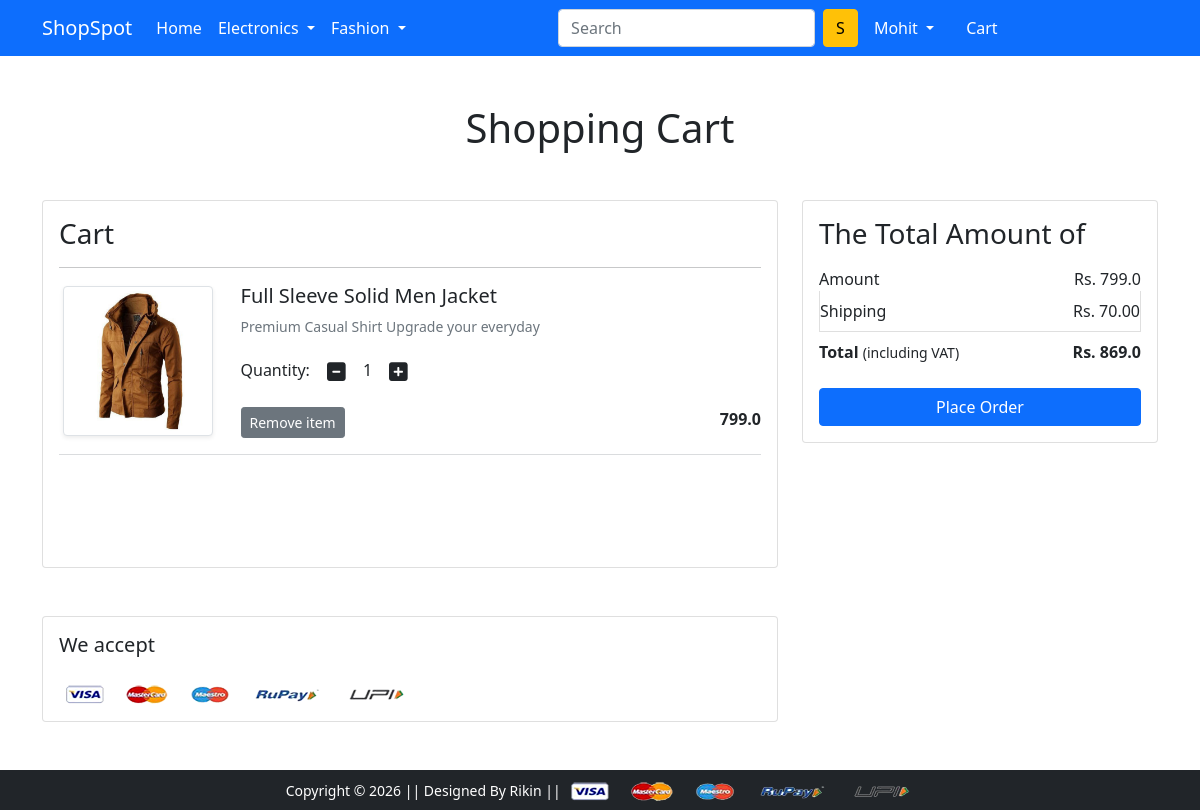
The app's page /cart/ (signed in) with its own data.
### app/models.py (models this page shows, shortened)
class cart(models.Model):
    user = models.ForeignKey(User, on_delete=models.CASCADE)
    product = models.ForeignKey(Product, on_delete=models.CASCADE)
    quantity = models.PositiveIntegerField(default=1)

class Product(models.Model):
    tittle = models.CharField(max_length=100)
    selling_price = models.FloatField()
    discounted_price = models.FloatField()
    description = models.TextField()
    brand = models.CharField(max_length=100)
    category = models.CharField(choices=CATEGORY_CHOICE, max_length=4)
    product_image = models.ImageField(upload_to='produtimg')

### app/views.py (the view)
# urls.py: path('cart/',views.show_cart, name='showcart'),
def show_cart(request):
    if request.user.is_authenticated:
        user = request.user
        carts = cart.objects.filter(user=user)
        amount = 0.0
        shipping_amount = 70.0
        total_amount = 0.0
        cart_product = [p for p in cart.objects.all() if p.user == user]
    if cart_product:
       for p in cart_product:
          tempamount = (p.quantity * p.product.selling_price)
          amount += tempamount
          total_amount = amount + shipping_amount
    return render(request, 'app/addtocart.html', {'carts': carts,'total_amount': total_amount, 'amount':amount })

### app/templates/app/addtocart.html (shortened to what this page needs)
{% extends 'app/base.html' %}
{% load static %}
{% block main-content %}
<div class="container my-5">
 <div class="row">
  <h1 class="text-center mb-5">Shopping Cart</h1>
  <div class="col-sm-8">
  <div class="card">
   <div class="card-body">
    <h3>Cart</h3>
    {% for cart  in carts %}
    <hr>
    <div class="row">
     <div class="col-sm-3 text-center align-self-center"><img src="{{cart.product.product_image.url}}" alt="" srcset="" class="img-fluid img-thumbnail shadow-sm" height="150" width="150"> </div>
     <div class="col-sm-9">
      <div>
       <h5>{{cart.product.tittle}}</h5>
       <p class="mb-2 text-muted small">{{cart.product.description}}</p>
       <div class="my-3">
        <label for="quantity">Quantity:</label>
        <a class="minus-cart btn" pid="{{cart.product.id}}"><i class="fas fa-minus-square fa-lg"></i></a>
          <span id="quantity">{{cart.quantity}}</span>
        <a class="plus-cart btn"  pid="{{cart.product.id}}"><i class="fas fa-plus-square fa-lg"></i></a>
       </div>
       <div class="d-flex justify-content-between">
        <a href="#" class="btn btn-sm btn-secondary mr-3 remove-cart"  pid="{{cart.product.id}}">Remove item </a>
        <p class="mb-0"><span><strong>{{cart.product.selling_price}}</strong></span></p>
       </div>
      </div>
     </div>
    </div>
    {% endfor %}
    <hr class="text-muted">
   </div>
   </div>
  </div>
  <div class="col-sm-4">
   <div class="card">
    <div class="card-body">
      <h3>The Total Amount of</h3>
      <ul class="list-group">
       <li class="list-group-item d-flex justify-content-between align-items-center border-0 px-0 pb-0">Amount<span>Rs. <span id="amount">{{amount}}</span> </span></li>
       <li class="list-group-item d-flex justify-content-between align-items-center px-0">Shipping<span>Rs. 70.00</span></li>
       <li class="list-group-item d-flex justify-content-between align-items-center border-0 px-0 mb-3">
        <div>
           <strong>Total</strong> <small>(including VAT)</small>
         </div>
         <span><strong>Rs. <strong id ="totalamount"> {{total_amount}} </strong></strong></span>
       </li>
      </ul>
      <div class="d-grid"><a href="{% url 'checkout' %}" class="btn btn-primary">Place Order</a></div>
    </div>
   </div>
  </div>
 </div>
</div>
<div class="container">
 <div class="row">
  <div class="col-sm-8">
   <div class="card">
    <div class="card-body">
      <h5 class="mb-4">We accept</h5>
      <img src="{% static 'app/images/payment.png' %}" alt="" class="img-fluid">
    </div>
  </div>
  </div>
 </div>
</div>
{% endblock main-content %}

### app/templates/app/base.html (shortened to what this page needs)
<!doctype html>
{% load static %}
<html lang="en">
  <head>
    <link href="https://cdn.jsdelivr.net/npm/bootstrap@5.0.0-beta1/dist/css/bootstrap.min.css" rel="stylesheet">
    <link rel="stylesheet" href="{% static 'app/css/owl.carousel.min.css' %}">
    <link rel="stylesheet" href="{% static 'app/css/all.min.css' %}">
    <link rel="stylesheet" href="{% static 'app/css/style.css' %}">
  </head>
  <body>
    <nav class="navbar navbar-expand-lg navbar-dark bg-primary">
     <div class="container">
       <a class="navbar-brand" href="/">ShopSpot</a>
       <div class="collapse navbar-collapse" id="navbarSupportedContent">
         <ul class="navbar-nav me-auto mb-2 mb-lg-0">
           <li class="nav-item">
             <a class="nav-link active" aria-current="page" href="/">Home</a>
           </li>
           <li class="nav-item dropdown">
             <a class="nav-link dropdown-toggle text-white" href="#" id="electronicsDropdown" role="button" data-bs-toggle="dropdown" aria-expanded="false">
               Electronics
             </a>
           </li>
           <li class="nav-item dropdown">
             <a class="nav-link dropdown-toggle text-white" href="#" id="fashionDropdown" role="button" data-bs-toggle="dropdown" aria-expanded="false">
               Fashion
             </a>
           </li>
         </ul>
         <form class="d-flex">
           <input class="form-control me-2" type="search" placeholder="Search" aria-label="Search">
           <button class="btn btn-warning" type="submit">S</button>
         </form>
<ul class="navbar-nav me-auto mb-2 mb-lg-0">
    {% if request.user.is_authenticated %}
        <li class="nav-item dropdown mx-2">
            <a class="nav-link dropdown-toggle text-white"
               href="#"
               id="profileDropdown"
               role="button"
               data-bs-toggle="dropdown"
               aria-expanded="false">
               <span class="text-capitalize">{{request.user}}</span>            </a>
        </li>
        <li class="nav-item mx-2">
            <a href="{% url 'showcart' %}" class="nav-link text-white">
                 Cart
            </a>
        </li>
    {% endif %}
</ul>
       </div>
     </div>
    </nav>
    {% block main-content %} {% endblock main-content %}
    <footer class="container-fluid bg-dark text-center p-2 mt-5">
        <small class="text-white">Copyright &copy; 2026 || Designed By Rikin || </small>
        <img src="{% static 'app/images/payment.png' %}" alt="" srcset="" class="img-fluid" height="2px">
    </footer>
  </body>
</html>

### records on screen
cart: product.product_image (picture), product.tittle "Full Sleeve Solid Men Jacket", product.description "Premium Casual Shirt Upgrade your everyday", quantity "1", product.selling_price "799.0"

### other values on screen
{{ request.user }} "Mohit"
{{ amount }} "799.0"
{{ total_amount }} "869.0"
